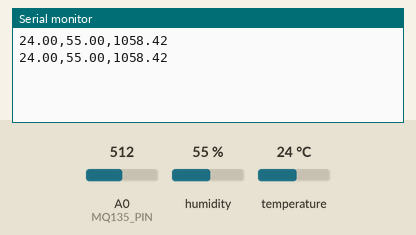
Bench run of a sketch on a simulated Arduino Uno, built with avr-gcc and run on an emulated ATmega328P. Shown: the last lines printed to the serial monitor. The inputs (shaded band) are chosen by the test bench; at power-on: A0 (MQ135_PIN) = 512, humidity 55 %, temperature 24 °C.

Above: at 3.8 s.
3.9 s: A0 (MQ135_PIN) set to 1023
At 6.9 s:
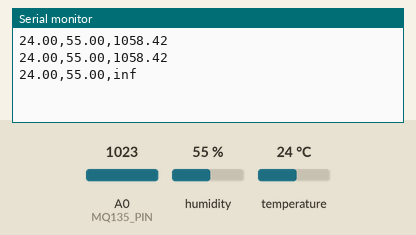
10.5 s: humidity set to 22 %
At 13.1 s:
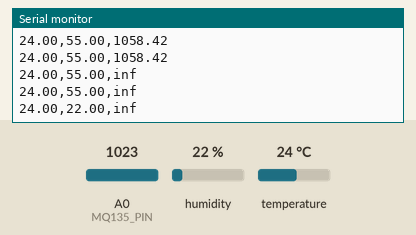
14.4 s: temperature set to 12 °C
At 15.6 s:
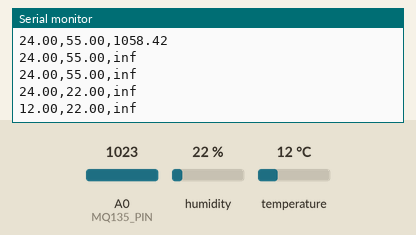
18.3 s: A0 (MQ135_PIN) set to 990
At 21.8 s:
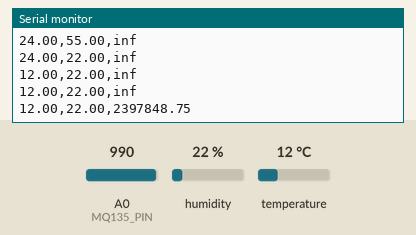
22.2 s: humidity set to 40 %
At 25.5 s:
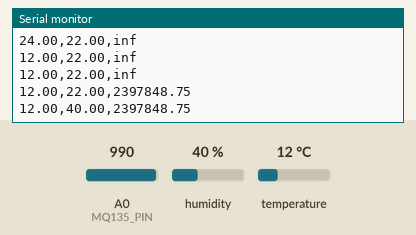
Timing chart, 0 to 27.0 s (numbered marks = the images above; inputs shaded):
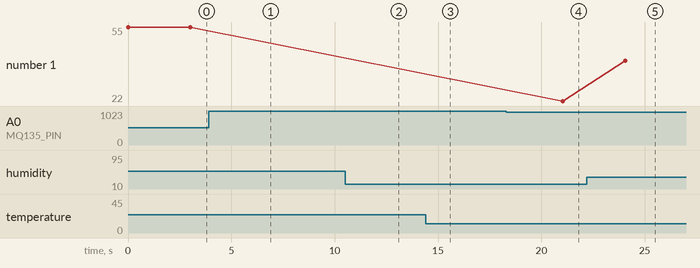

The sketch:

ArduinoDH11MQ135.ino
```cpp
#include <Adafruit_Sensor.h>
#include <DHT.h>
#include <DHT_U.h>
#include <math.h>


// #####################################################################################################
//                                    DEO ZA TEMPERATURU
// #####################################################################################################
// pin connected to DHT11 data line
#define DATA_PIN 8

// create DHT instance
DHT_Unified dht(DATA_PIN, DHT11);
//#####################################################################################################


// #####################################################################################################
//                                    DEO ZA CO2
// #####################################################################################################
const int MQ135_PIN = A0;   // Analogni pin na koji je priključen MQ-135 senzor
const float VCC = 5.0;      // Napajanje senzora (obično 5V)
const float RL = 10.0;      // Load otpornik u kilo-ohmima
const float Ro = 100.0;     // Kalibrisani otpor senzora u čistom vazduhu (izmeriti tokom kalibracije)

const float CO2_THRESHOLD = 1000.0;  // Prag za koncentraciju CO2 u ppm

// Funkcija za izračunavanje otpornosti senzora (RS)
float calculateRS(int sensorValue) {
  float voltage = sensorValue * (VCC / 1023.0);
  float RS = (VCC - voltage) / voltage * RL;
  return RS;
}

// Funkcija za izračunavanje koncentracije CO2 u ppm
float calculateCO2(float RS) {
  float ratio = RS / Ro;
  // Korišćenje empirijske formule iz datasheeta za CO2
  // Vrednosti B i m su uzete kao pretpostavke; treba koristiti tačne vrednosti iz datasheeta
  const float B = 0.33;   // Pretpostavljena vrednost
  const float m = -0.44;  // Pretpostavljena vrednost
  float ppm = pow(10, (log10(ratio) - B) / m);
  return ppm;
}
// #####################################################################################################


void setup() {
  Serial.begin(9600);  // Pokretanje serijske komunikacije sa brzinom od 115200 bps
  dht.begin();
}
void loop() {
  sensors_event_t event;

  int sensorValue = analogRead(MQ135_PIN);  // Očitavanje analogne vrednosti sa MQ-135
  float RS = calculateRS(sensorValue);      // Izračunavanje otpornosti senzora
  float co2_ppm = calculateCO2(RS);         // Izračunavanje koncentracije CO2 u ppm

  dht.temperature().getEvent(&event);
  float celsius = event.temperature;
  float fahrenheit = (celsius * 1.8) + 32;

  // Serial.print("Celsius: ");
  // Serial.print(celsius);
  // Serial.println("C");

  // Serial.print("Fahrenheit: ");
  // Serial.print(fahrenheit);
  // Serial.println("F");

  // Get humidity event and print its value
  dht.humidity().getEvent(&event);
  // Serial.print("Humidity: ");
  // Serial.print(event.relative_humidity);

Serial.print(celsius);
Serial.print(",");
Serial.print(event.relative_humidity);
Serial.print(",");
Serial.println(co2_ppm);

  // Serial.println("%");
  // Serial.println();

  // Serial.print("Analog value: ");
  // Serial.println(sensorValue);
  // Serial.print("RS: ");
  // Serial.print(RS);
  // Serial.println(" kOhm");
  // Serial.print("CO2 concentration: ");
  // Serial.print(co2_ppm);
  // Serial.println(" ppm");

  // // Provera da li je koncentracija CO2 veća od praga
  // if (co2_ppm > CO2_THRESHOLD) {
  //   Serial.println("WARNING: CO2 concentration is too high!");
  // }else{
  //   Serial.println("CO2 concentration is okay.");
  // }
  // Serial.println("##################################################\n\n");


  delay(3000);  // Čekanje 2 sekunde pre sledećeg očitanja
}
```

Measured:
- after the input at 3.9 s, the serial monitor: prints a new line after 2.1 s (image 1)
- after the input at 10.5 s, the serial monitor: prints a new line after 1.5 s (image 2)
- after the input at 14.4 s, the serial monitor: prints a new line after 0.64 s (image 3)
- after the input at 18.3 s, the serial monitor: prints a new line after 2.7 s (image 4)
- after the input at 22.2 s, the serial monitor: prints a new line after 1.9 s (image 5)
- plotted number 1: 22 → 40 after the input at 22.2 s
